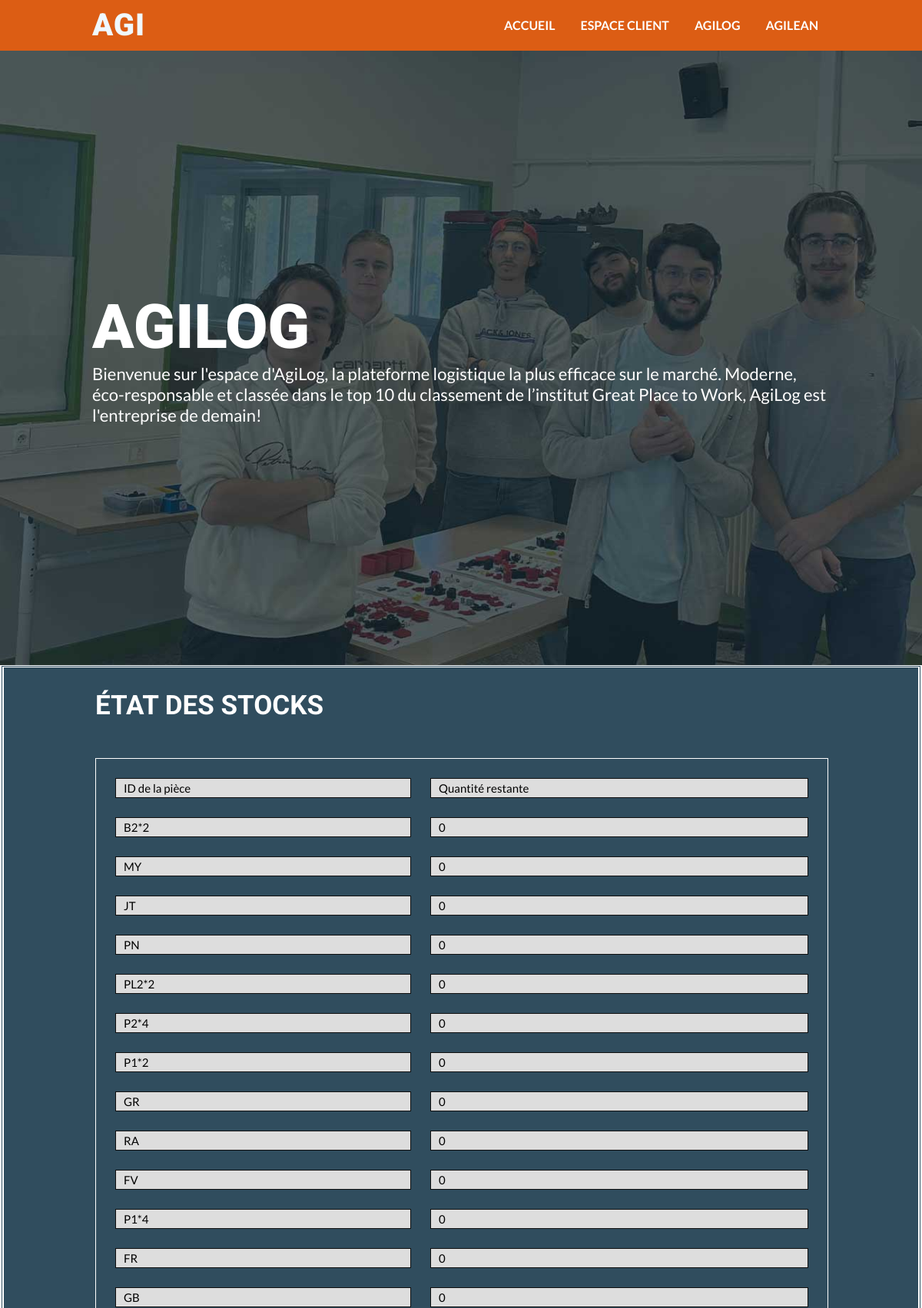
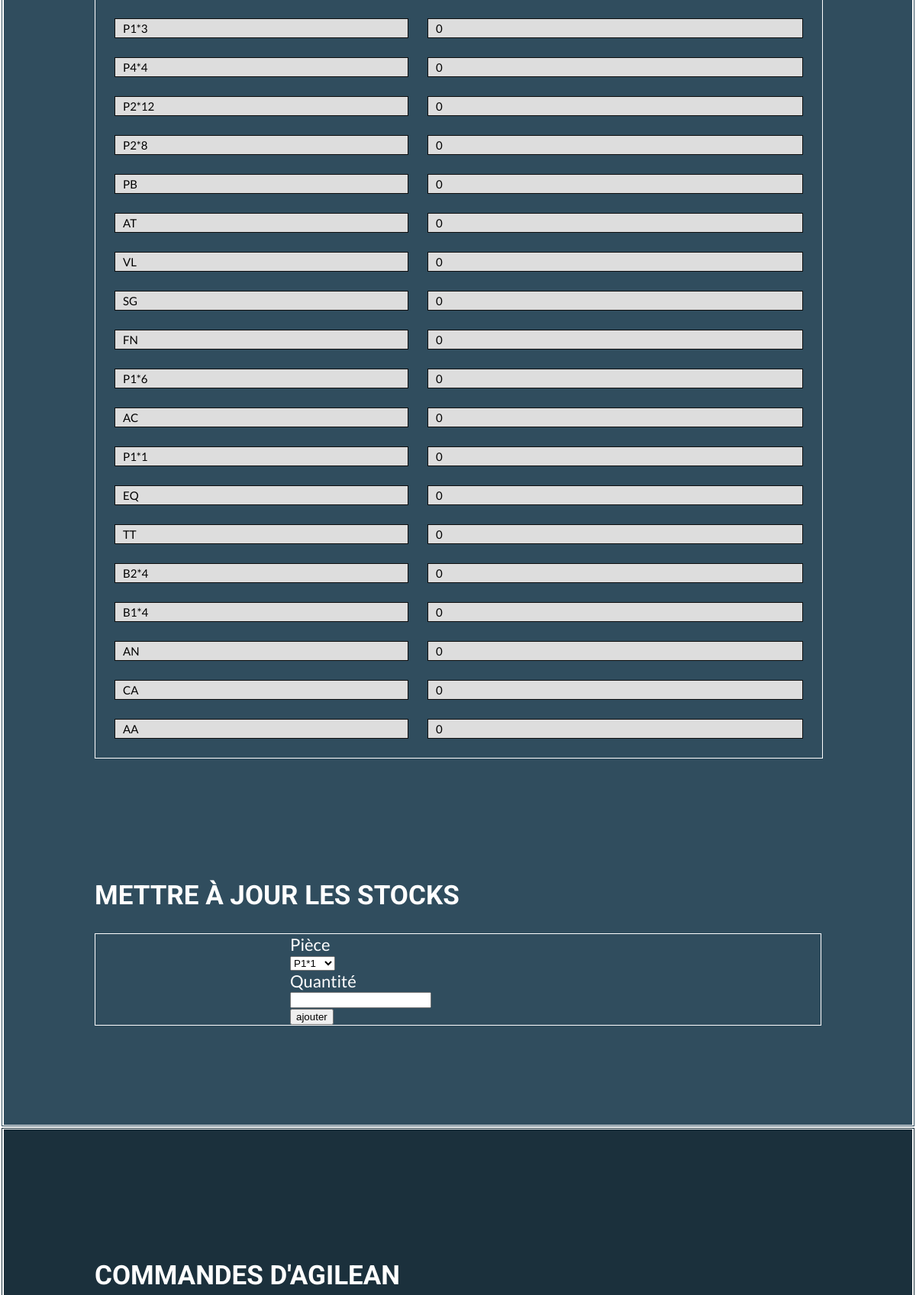
/agilog (upper part), run on the app's committed database (2 pictures, top to bottom).
### tables this page shows
CREATE TABLE agilog_inventaire (piece TEXT, id_piece INTEGER, stock_log INTEGER);

### app.py (the view)
@app.route('/agilog')
def agilog():
    stocklist = dbrequests.read_DB("SELECT * FROM agilog_inventaire")
    commandes_agilean = dbrequests.read_DB("SELECT * FROM commandes_client_lean")
    return render_template('agilog.html', stocklist = stocklist, commandes_kit = commandes_agilean)

### python_custom/dbrequests.py (called while the page is built)
def _check_args(SQL_command, SQL_params):
    if SQL_command.count("?") != len(SQL_params):
        raise ValueError("The number of '?' in the SQL command must be equal to the number of parameters in the tuple.", SQL_command.count("?"), "? provided", len(SQL_params), "args given.")

def read_DB(SQL_command, SQL_params=()):
    _check_args(SQL_command, SQL_params)
    con = lite.connect("static/db/database.db")
    con.row_factory = lite.Row
    cur = con.cursor()
    result = cur.execute(SQL_command, SQL_params).fetchall()
    con.close()
    return result

### templates/agilog.html (shortened to what this page needs)
<!DOCTYPE html>
<html>
    <head>
        <link rel="stylesheet" href="../static/css/normalize.css">
        <link rel="stylesheet" href="../static/css/header.css">
        <link rel="stylesheet" href="../static/css/bannier.css">
    </head>
    <body>
        <header role="header">
            <nav class="menu" role="navigation">
                <div class="inner">
                    <div class="m-left">
                        <h1 class="logo">AGI</h1>
                    </div>
                    <div class="m-right">
                        <a href="/" class="m-link" >Accueil</a>
                        <a href="espace-client" class="m-link" >Espace client</a>
                        <a href="agilog" class="m-link" >AgiLog</a>
                        <a href="agilean" class="m-link" >AgiLean</a>
                    </div>
                </div>
            </nav>
        </header>
        <section class="bannière-agilog">
            <div class="inner">
                <h1>AGILOG</h1>
                <h3>Bienvenue sur l'espace d'AgiLog, la plateforme logistique la plus efficace sur le marché. Moderne, éco-responsable et classée dans le top 10 du classement de l’institut Great Place to Work, AgiLog est l'entreprise de demain! </h3>
            </div>
        </section>
        <div class="state_stock">
            <div class="inner">
                <h2>État des stocks</h2><br/>
                <div class="lp_table">
                    <div class="lp_entetes">
                        <div class="lp_entete">ID de la pièce</div>
                        <div class="lp_entete">Quantité restante</div>
                    </div>
                    {% for element in stocklist %}
                    <div class="lp_ligne">
                            <div class="lp_cellule">{{ element['id_piece'] }}</div>
                            <div class="lp_cellule">{{ element['stock_log'] }}</div>
                    </div>
                    {% endfor %}
                </div>
            </div>
        </div>
        <div class="changestate_stock">
            <div class="inner">
                <h2>Mettre à jour les stocks</h2>
                <div class="row">
                    <form method="post">
                        <label for='id_part'><h3>Pièce</h3></label>
                        <select name='id_part' required>
                            <option value='P1*1'>P1*1</option>
                        </select>
                        <br>
                        <label for='role'><h3>Quantité</h3></label>
                        <input type="number" name="quantity" min="1" required>
                        <br>
                        <input type='submit' value='ajouter' formaction="/log_csstock">
                    </form><br>
                </div>
            </div>
        </div>
        <div class="state_agilog">
            <div class="inner">
                <h2>Commandes d'AgiLean</h2><br/>
            </div>
        </div>
    </body>
</html>

### static/css/header.css (style rules this page uses)
.menu { background-color: rgb(220, 93, 20); width: 100%; height:66px; line-height:66px; }
.m-left { float:left; }
.logo { margin:0;padding:0; color:aliceblue; text-transform: uppercase; font-family: 'Roboto', sans-serif; font-weight: 900; font-size: 40px; letter-spacing: 1px; }
.m-right { float:right; }
.m-link { text-decoration: none; color:rgb(255, 255, 255); text-transform: uppercase; font-weight: 700; padding:0;margin: 0 15px; border-bottom: 2px solid transparent; transition: all 0.3s ease-in-out; }

### static/css/bannier.css (style rules this page uses)
.bannière-agilog { min-height:100vh; background-image: url("../images/bannière_agilog.jpg"); background-size: cover; color:#fff; display:flex; flex-direction: column; justify-content: center; align-content: center; }

### data on the page
agilog_inventaire: id_piece "B2*2", stock_log "0"
agilog_inventaire: id_piece "MY", stock_log "0"
agilog_inventaire: id_piece "JT", stock_log "0"
agilog_inventaire: id_piece "PN", stock_log "0"
agilog_inventaire: id_piece "PL2*2", stock_log "0"
agilog_inventaire: id_piece "P2*4", stock_log "0"
agilog_inventaire: id_piece "P1*2", stock_log "0"
agilog_inventaire: id_piece "GR", stock_log "0"
agilog_inventaire: id_piece "RA", stock_log "0"
agilog_inventaire: id_piece "FV", stock_log "0"
agilog_inventaire: id_piece "P1*4", stock_log "0"
agilog_inventaire: id_piece "FR", stock_log "0"
agilog_inventaire: id_piece "GB", stock_log "0"
agilog_inventaire: id_piece "P1*3", stock_log "0"
agilog_inventaire: id_piece "P4*4", stock_log "0"
agilog_inventaire: id_piece "P2*12", stock_log "0"
agilog_inventaire: id_piece "P2*8", stock_log "0"
agilog_inventaire: id_piece "PB", stock_log "0"
agilog_inventaire: id_piece "AT", stock_log "0"
agilog_inventaire: id_piece "VL", stock_log "0"
agilog_inventaire: id_piece "SG", stock_log "0"
agilog_inventaire: id_piece "FN", stock_log "0"
agilog_inventaire: id_piece "P1*6", stock_log "0"
agilog_inventaire: id_piece "AC", stock_log "0"
agilog_inventaire: id_piece "P1*1", stock_log "0"
agilog_inventaire: id_piece "EQ", stock_log "0"
agilog_inventaire: id_piece "TT", stock_log "0"
agilog_inventaire: id_piece "B2*4", stock_log "0"
agilog_inventaire: id_piece "B1*4", stock_log "0"
agilog_inventaire: id_piece "AN", stock_log "0"
agilog_inventaire: id_piece "CA", stock_log "0"
agilog_inventaire: id_piece "AA", stock_log "0"
